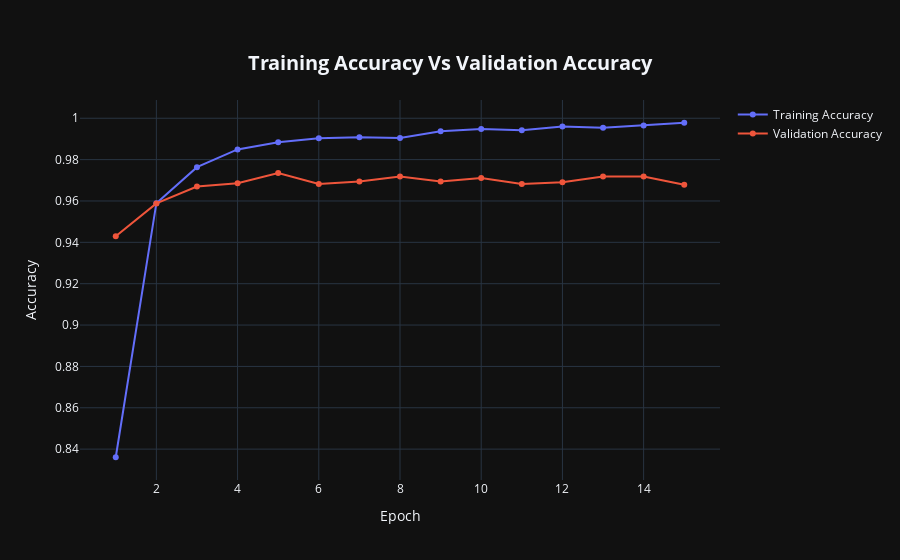

Source (notebook cell):
### Code cell
fig = go.Figure()

fig.add_trace(go.Scatter(x = acc_loss_df['Epoch'],
                         y = acc_loss_df['Train Accuracy'],
                         mode='lines+markers',
                         name='Training Accuracy'))

fig.add_trace(go.Scatter(x = acc_loss_df['Epoch'],
                         y = acc_loss_df['Validation Accuracy'],
                         mode='lines+markers',
                         name = 'Validation Accuracy'))

fig.update_layout(title = {'text': "<b>Training Accuracy Vs Validation Accuracy</b>\n",
                           'xanchor': 'center',
                           'yanchor': 'top',
                           'y':0.9,'x':0.5,},
                  xaxis_title="Epoch",
                  yaxis_title = "Accuracy",
                  title_font = dict(size = 20))

fig.layout.template = 'plotly_dark'

fig.show()

### Figure 1 — Plotly figure (JSON) as saved in the notebook; plotly's stock layout.template omitted (floating-point values rounded to 4 significant figures)
{"data": [{"mode": "lines+markers", "name": "Training Accuracy", "type": "scatter", "x": [1, 2, 3, 4, 5, 6, 7, 8, 9, 10, 11, 12, 13, 14, 15], "y": [0.8361, 0.959, 0.9763, 0.9849, 0.9884, 0.9903, 0.9908, 0.9905, 0.9937, 0.9948, 0.9942, 0.9961, 0.9954, 0.9965, 0.9978]}, {"mode": "lines+markers", "name": "Validation Accuracy", "type": "scatter", "x": [1, 2, 3, 4, 5, 6, 7, 8, 9, 10, 11, 12, 13, 14, 15], "y": [0.9429, 0.9588, 0.967, 0.9686, 0.9735, 0.9682, 0.9694, 0.9719, 0.9694, 0.9711, 0.9682, 0.969, 0.9719, 0.9719, 0.9678]}], "layout": {"title": {"font": {"size": 20}, "text": "<b>Training Accuracy Vs Validation Accuracy</b>\n", "x": 0.5, "xanchor": "center", "y": 0.9, "yanchor": "top"}, "xaxis": {"title": {"text": "Epoch"}}, "yaxis": {"title": {"text": "Accuracy"}}}}
